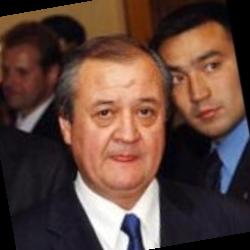
#> input picture Data/Abdulaziz_Kamilov/Abdulaziz_Kamilov_0001.jpg, 250 x 250 px
$ jupyter execute --allow-errors weeks_2_and_3_assignment_SAMEERA_1.ipynb   (shell and % lines are left out)   (older library calls are emulated)
#> lines starting #> are read from the running program, lines starting #| are printed output that depends on the picture
#> further down, im is the input picture: shape (250, 250, 3); mean B, G, R 59.8, 68.7, 95.3
**SOW-MKI49: Neural Information Processing Systems**
*Weeks 2 and 3: Assignment (200 points + 20 bonus points + 1 bonus point for each bug you find and another bonus point if you debug it and before you ask, no, typos unfortunately are not considered bugs - first come, first served)*
Author: Umut

[cell 1]
# Group 17: ...
# Sameera Sandaruwan - s1014012
# Student 2 name, student 2 number: ...
# Student 3 name, student 3 number: ...

# To Do List
1. Finish questions answers - (image resizing function)
2. Training problem - resize
3. TotalVariation Loss

[cell 2]
batch_size = 4
data_directory = 'Data' # Make a directory to store the data and enter it here.
                    # We will be using a smaller dataset (LFW) than the one used in the paper (CelebA) for computational resource considerations.
                    # Download it from http://vis-www.cs.umass.edu/lfw/lfw-deepfunneled.tgz.
device = -1 #sameera GPU - 0
epochs = 10 #100
lambda_ = {'feature': 1., 'pixel': 1., 'total_variation': 1e-5}
model_directory = 'Model' # Make a directory to store the models and enter it here. Move Vgg4Layers.npz to the model directory.
outsize = (96, 96)

**Packages (10 points)**
In this cell, you will import the required packages.
*Tasks*
- (1) It is always good practice to first think about the big picture and not rush into writing code before clearly knowing everything that you will have to do so as to avoid future complications. Therefore, your first task is to study the skeleton code and come up with a plan of how to proceed. (**0 points**)
- (2) However, I agree that doing so is arguably the most boring part of coding, and you rather skip it. To help you to resist the temptation of skipping going through the skeleton code, I have removed the import statements. Your second task is to Identify the required packages and import them. Note that if you are using Python 2.7, you should import print from the future. (**10 points**)

[cell 3]
# (2) start
import numpy as np
import cv2
from PIL import Image
import os
from matplotlib import pyplot as plt

[cell 4]
import chainer
from chainer import Function, gradient_check, report, training, utils, Variable
from chainer import datasets, iterators, serializers, dataset
from chainer import Link, Chain, ChainList
from chainer.optimizers import Adam
from chainer.dataset import concat_examples
import chainer.functions as F
import chainer.links as L
from chainer.training import extensions

[cell 5]
from chainer.backends import cuda
# (2) end

**Preprocessing functions (10 points + 5 bonus points)** (taken from https://github.com/mbeyeler/opencv-python-blueprints)
In the following cell, you will implement some of the preprocessing functions. The rest of the preprocessing steps have already been applied to the data.
*Tasks*
- (1) Implement the resizing operation. That is, you should extract the data, resize each portrait to 96 pixels x 96 pixels and save them to the data directory as JPG. (**10 points **)
- (2) The pencil sketch class implements the sketch effect in a simpler way than the one mentioned in the lecture. Explain how/why the used operations (blur and divide) convert portraits to sketches, and how it differs from that which was mentioned in the lecture? (**5 bonus points**)

[cell 6]
# (1) start
# . Get from Jitendra
# .
# .
# (1) end

class PencilSketch:
    """Pencil sketch effect
        A class that applies a pencil sketch effect to an image.
    """

    def __init__(self, width, height, bg_gray='pencilsketch_bg.jpg'): #ERROR: can't have () here --> def __init__(self, (width, height)):
        """Initialize parameters
            :param (width, height): Image size.
        """
#> called with width = 250, height = 250, bg_gray = 'pencilsketch_bg.jpg'
        self.width = width
        self.height = height

        ### ERROR: useless
        # try to open background canvas (if it exists)
        self.canvas = cv2.imread(bg_gray, cv2.CV_8UC1)
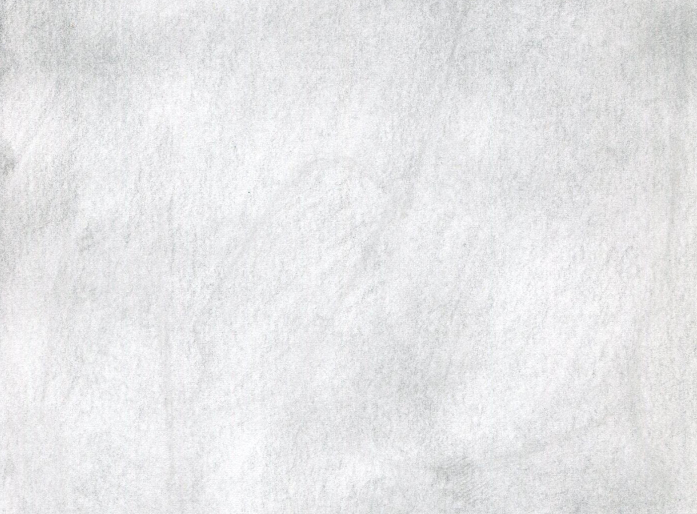
#> input picture pencilsketch_bg.jpg, 1394 x 1028 px (shown at 1/2 size)
#> self.canvas: shape (1028, 1394); min 130, max 255, mean 230.6
        if self.canvas is not None:
            self.canvas = cv2.resize(self.canvas, (self.width, self.height))
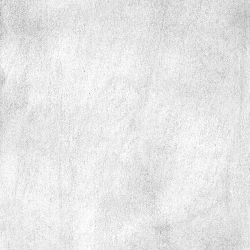
#> self.canvas: shape (250, 250); min 164, max 255, mean 230.4

    def render(self, img_rgb):
        """Applies pencil sketch effect to an RGB image
            :param img_rgb: RGB image to be processed
            :returns: Processed RGB image
        """
        img_gray = cv2.cvtColor(img_rgb, cv2.COLOR_RGB2GRAY)
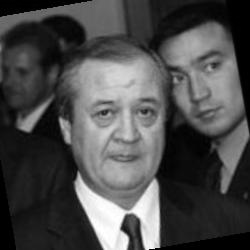
#> img_gray: shape (250, 250); min 0, max 255, mean 75.6
        img_blur = cv2.GaussianBlur(img_gray, (21, 21), 0, 0)
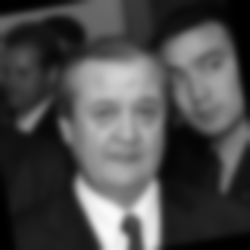
#> img_blur: shape (250, 250); min 0, max 251, mean 75.7
        img_blend = cv2.divide(img_gray, img_blur, scale=256)
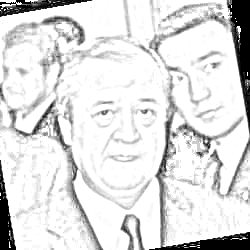
#> img_blend: shape (250, 250); min 0, max 255, mean 221.4

        # return cv2.cvtColor(img_blend, cv2.COLOR_GRAY2RGB)
        return img_blend

def pencil_sketch(img_rgb):
    pencilSketch = PencilSketch(img_rgb.shape[1], img_rgb.shape[0])

    return pencilSketch.render(img_rgb)

# (2) Write your answer here.

# chainer conv2d kernal works?

#find out what this is
# [5 lines left out: function preprocess, not called in this run]

[cell 7]
# Open all images
all_folders_in_Data = sorted(os.listdir(data_directory))
for n in range(1):
    celebs = sorted(os.listdir(os.path.join(data_directory, all_folders_in_Data[n])))
    for celeb_name in celebs:
        im = cv2.imread(os.path.join(data_directory, all_folders_in_Data[n], celeb_name))
        im = cv2.cvtColor(im, cv2.COLOR_BGR2RGB)

        sketch_img = pencil_sketch(im)
        fig=plt.figure(figsize=(10, 10))
        plt.subplot(121)
        plt.imshow(im)
        plt.subplot(122)
        plt.imshow(sketch_img)
